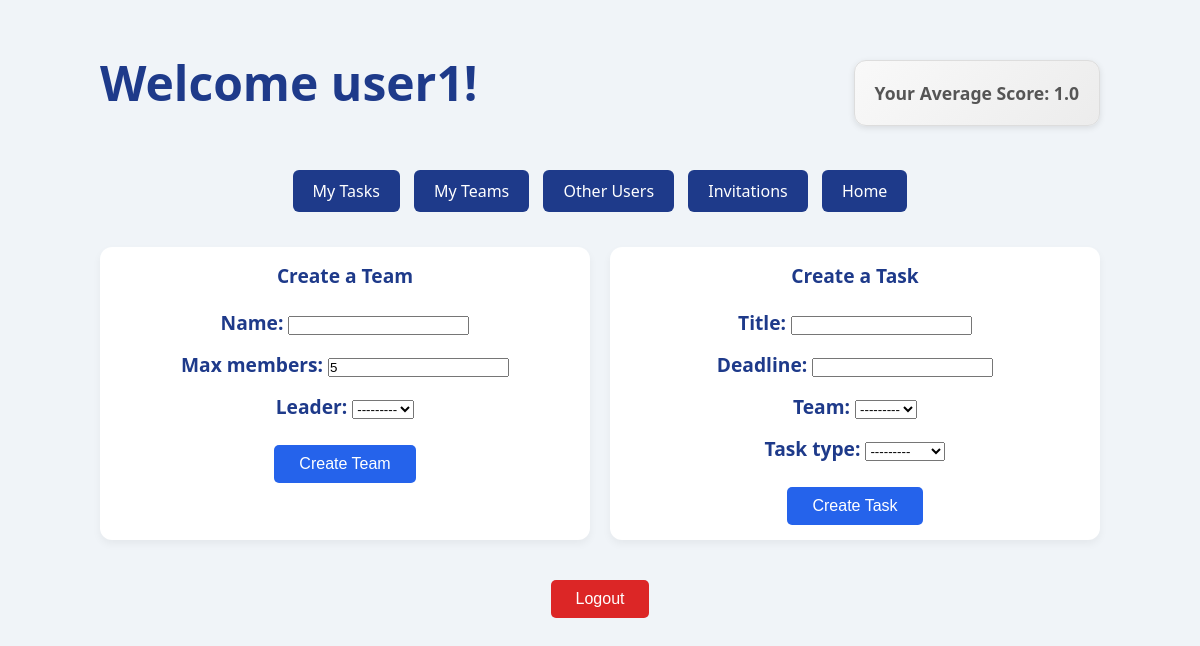
The app's page /dashboard/ (signed in), older data.
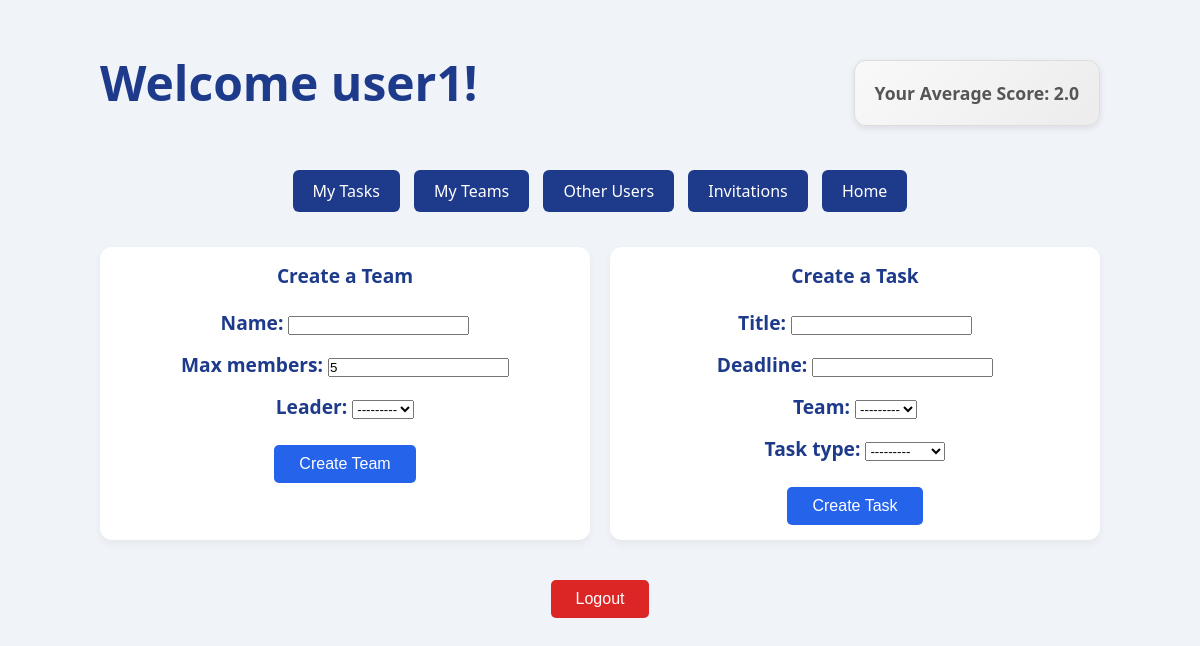
The same page, newer data.
### main/models.py (models this page shows, shortened)
class User(AbstractUser):
    CHARACTER_TYPES = [
        ('LEADER', 'Leader'),
        ('SUPPORTER', 'Supporter'),
        ('THINKER', 'Thinker'),
        ('DOER', 'Doer'),
        ('CONNECTOR', 'Connector'),
    ]
    username = models.CharField(max_length=20, unique=True)
    email = models.EmailField(unique=True)
    type = models.CharField(max_length=20, choices=CHARACTER_TYPES)
    skills = models.CharField(max_length=100, blank=True)
    score = models.DecimalField(max_digits=2,
                                decimal_places=1,
                                validators=[MinValueValidator(1.0), MaxValueValidator(5.0)],
                                null=True, blank=True
    )
    score_count = models.IntegerField(default=0)
    is_available = models.BooleanField(default=True)
    created_at = models.DateTimeField(auto_now_add=True)
    def __str__(self):
        return self.username

### main/views.py (the view, shortened to what this page needs)
# urls.py: path('dashboard/', DashboardView.as_view(), name='dashboard'),
class DashboardView(LoginRequiredMixin, DetailView):
    model = User
    template_name = 'main/dashboard.html'
    context_object_name = 'user'
    def get_object(self):
        return self.request.user
    def get_context_data(self, **kwargs):
        context = super().get_context_data(**kwargs)
        user = self.request.user
        context["team_form"] = TeamForm()
        context["task_form"] = TaskForm(user_led_teams=Team.objects.filter(leader=user))
        return context

### main/forms.py
class TeamForm(forms.ModelForm):
    class Meta:
        model = Team
        fields = ['name', 'max_members', 'leader']
    def __init__(self, *args, **kwargs):
        super().__init__(*args, **kwargs)
        self.fields["leader"].queryset = User.objects.filter(is_superuser=False)

class TaskForm(forms.ModelForm):
    class Meta:
        model = Task
        fields = ['title', 'deadline', 'team', 'task_type']
    def __init__(self, *args, **kwargs):
        led_teams = kwargs.pop("user_led_teams", Team.objects.none())
        super().__init__(*args, **kwargs)
        self.fields["team"].queryset = led_teams

### main/models.py (called while the page is built)
    def __str__(self):
        return self.name

### main/templates/main/dashboard.html (shortened to what this page needs)
<!DOCTYPE html>
<html>
<head>
    {% load static %}
    <link rel="stylesheet" href="{% static 'main/styles.css' %}">
</head>
<body>
    <div class="dashboard-container">
        <div class="welcome-average-score">
            <div class="welcome">
                <h1>Welcome {{ user.username }}!</h1>
            </div>
            <div class="average-score">
                <p>Your Average Score: {{ user.score|default:"No ratings yet" }}</p>
            </div>
        </div>
        <div class="dashboard-links">
            <a href="{% url 'tasks' %}">My Tasks</a>
            <a href="{% url 'teams' %}">My Teams</a>
            <a href="{% url 'ratings' %}">Other Users</a>
            <a href="{% url 'invitations' user.pk %}">Invitations</a>
            <a href="{% url 'home' %}">Home</a>
        </div>
        <div class="forms-row">
            <div class="form-card">
                <p>Create a Team</p>
                <form method="post">
                    {{ team_form.as_p }}
                    <button type="submit" name="create_team">Create Team</button>
                </form>
            </div>
            <div class="form-card">
                <p>Create a Task</p>
                <form method="post">
                    {{ task_form.as_p }}
                    <button type="submit" name="create_task">Create Task</button>
                </form>
            </div>
        </div>
        <form action="{% url 'logout' %}" method="post" class="logout-form">
            <button type="submit">Logout</button>
        </form>
    </div>
</body>
</html>

Row changes from the older to the newer data that the page shows:
changed User "user1": score "1.0" → "2.0"
